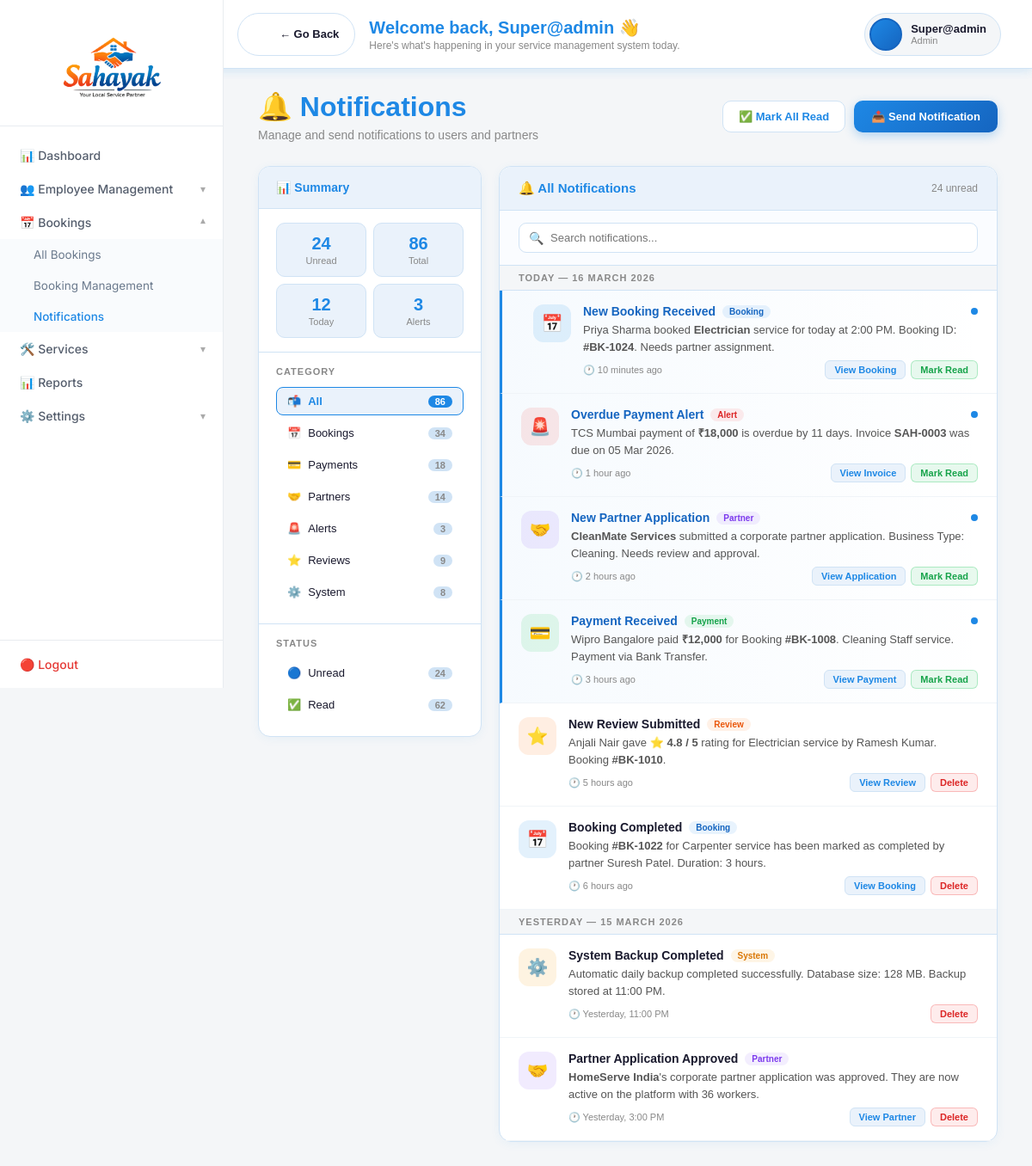
The app's page /notifications/ (signed in) with its own data.
### accounts/models.py (models this page shows)
class CustomUser(AbstractUser):
    ROLE_CHOICES = (
        ('admin', 'Admin'),
        ('manager', 'Manager'),
        ('staff',            'Staff'),
        ('corporate_partner', 'Corporate Partner'),
        ('solo_partner',      'Solo Partner'),
    )
    role = models.CharField(max_length=20, choices=ROLE_CHOICES)

### dashboard/views.py (the view)
# urls.py: path('notifications/', views.notifications, name='notifications'),
@login_required
def notifications(request):
    return render(request, 'dashboard/notifications.html')

### templates/dashboard/notifications.html (shortened to what this page needs)
{% extends 'layout/base.html' %}
{% block content %}
{% include 'layout/topbar.html' %}
<div class="page-header">
    <div>
        <h1>🔔 Notifications</h1>
        <p>Manage and send notifications to users and partners</p>
    </div>
    <div class="header-actions">
        <button class="btn-outline" onclick="markAllRead()">✅ Mark All Read</button>
        <button class="btn-primary" onclick="openModal()">📤 Send Notification</button>
    </div>
</div>
<div class="notif-layout">
    <div class="filter-panel">
        <div class="filter-panel-header">📊 Summary</div>
        <div class="notif-summary">
            <div class="summary-box">
                <div class="s-value">24</div>
                <div class="s-label">Unread</div>
            </div>
            <div class="summary-box">
                <div class="s-value">86</div>
                <div class="s-label">Total</div>
            </div>
            <div class="summary-box">
                <div class="s-value">12</div>
                <div class="s-label">Today</div>
            </div>
            <div class="summary-box">
                <div class="s-value">3</div>
                <div class="s-label">Alerts</div>
            </div>
        </div>
        <div class="filter-section">
            <div class="filter-section-title">Category</div>
            <div class="filter-cat active" onclick="filterNotif('all', this)">
                <span><span class="cat-icon">📬</span>All</span>
                <span class="filter-count">86</span>
            </div>
            <div class="filter-cat" onclick="filterNotif('booking', this)">
                <span><span class="cat-icon">📅</span>Bookings</span>
                <span class="filter-count">34</span>
            </div>
            <div class="filter-cat" onclick="filterNotif('payment', this)">
                <span><span class="cat-icon">💳</span>Payments</span>
                <span class="filter-count">18</span>
            </div>
            <div class="filter-cat" onclick="filterNotif('partner', this)">
                <span><span class="cat-icon">🤝</span>Partners</span>
                <span class="filter-count">14</span>
            </div>
            <div class="filter-cat" onclick="filterNotif('alert', this)">
                <span><span class="cat-icon">🚨</span>Alerts</span>
                <span class="filter-count">3</span>
            </div>
            <div class="filter-cat" onclick="filterNotif('review', this)">
                <span><span class="cat-icon">⭐</span>Reviews</span>
                <span class="filter-count">9</span>
            </div>
            <div class="filter-cat" onclick="filterNotif('system', this)">
                <span><span class="cat-icon">⚙️</span>System</span>
                <span class="filter-count">8</span>
            </div>
        </div>
        <div class="filter-section">
            <div class="filter-section-title">Status</div>
            <div class="filter-cat active-read" onclick="filterRead('unread', this)">
                <span><span class="cat-icon">🔵</span>Unread</span>
                <span class="filter-count">24</span>
            </div>
            <div class="filter-cat" onclick="filterRead('read', this)">
                <span><span class="cat-icon">✅</span>Read</span>
                <span class="filter-count">62</span>
            </div>
        </div>
    </div>
    <div>
        <div class="notif-card">
            <div class="notif-card-header">
                <h3>🔔 All Notifications</h3>
                <span style="font-size:12px;color:var(--muted);">24 unread</span>
            </div>
            <div class="search-bar">
                <div class="search-wrapper">
                    <span class="search-icon">🔍</span>
                    <input type="text" class="search-input"
                           placeholder="Search notifications..."
                           onkeyup="searchNotif(this.value)">
                </div>
            </div>
            <div class="date-group">Today — 16 March 2026</div>
            <div class="notif-item unread" data-cat="booking">
                <div class="notif-icon-wrap booking">📅</div>
                <div class="notif-body">
                    <div class="notif-top">
                        <span class="notif-title">New Booking Received</span>
                        <span class="notif-badge nb-booking">Booking</span>
                    </div>
                    <div class="notif-message">
                        Priya Sharma booked <strong>Electrician</strong> service for today at 2:00 PM. Booking ID: <strong>#BK-1024</strong>. Needs partner assignment.
                    </div>
                    <div class="notif-footer">
                        <span class="notif-time">🕐 10 minutes ago</span>
                        <div class="notif-actions">
                            <button class="btn-notif btn-notif-view">View Booking</button>
                            <button class="btn-notif btn-notif-mark" onclick="markRead(this)">Mark Read</button>
                        </div>
                    </div>
                </div>
                <div class="unread-dot"></div>
            </div>
            <div class="notif-item unread" data-cat="alert">
                <div class="notif-icon-wrap alert">🚨</div>
                <div class="notif-body">
                    <div class="notif-top">
                        <span class="notif-title">Overdue Payment Alert</span>
                        <span class="notif-badge nb-alert">Alert</span>
                    </div>
                    <div class="notif-message">
                        TCS Mumbai payment of <strong>₹18,000</strong> is overdue by 11 days. Invoice <strong>SAH-0003</strong> was due on 05 Mar 2026.
                    </div>
                    <div class="notif-footer">
                        <span class="notif-time">🕐 1 hour ago</span>
                        <div class="notif-actions">
                            <button class="btn-notif btn-notif-view">View Invoice</button>
                            <button class="btn-notif btn-notif-mark" onclick="markRead(this)">Mark Read</button>
                        </div>
                    </div>
                </div>
                <div class="unread-dot"></div>
            </div>
            <div class="notif-item unread" data-cat="partner">
                <div class="notif-icon-wrap partner">🤝</div>
                <div class="notif-body">
                    <div class="notif-top">
                        <span class="notif-title">New Partner Application</span>
                        <span class="notif-badge nb-partner">Partner</span>
                    </div>
                    <div class="notif-message">
                        <strong>CleanMate Services</strong> submitted a corporate partner application. Business Type: Cleaning. Needs review and approval.
                    </div>
                    <div class="notif-footer">
                        <span class="notif-time">🕐 2 hours ago</span>
                        <div class="notif-actions">
                            <button class="btn-notif btn-notif-view">View Application</button>
                            <button class="btn-notif btn-notif-mark" onclick="markRead(this)">Mark Read</button>
                        </div>
                    </div>
                </div>
                <div class="unread-dot"></div>
            </div>
            <div class="notif-item unread" data-cat="payment">
                <div class="notif-icon-wrap payment">💳</div>
                <div class="notif-body">
                    <div class="notif-top">
                        <span class="notif-title">Payment Received</span>
                        <span class="notif-badge nb-payment">Payment</span>
                    </div>
                    <div class="notif-message">
                        Wipro Bangalore paid <strong>₹12,000</strong> for Booking <strong>#BK-1008</strong>. Cleaning Staff service. Payment via Bank Transfer.
                    </div>
                    <div class="notif-footer">
                        <span class="notif-time">🕐 3 hours ago</span>
                        <div class="notif-actions">
                            <button class="btn-notif btn-notif-view">View Payment</button>
                            <button class="btn-notif btn-notif-mark" onclick="markRead(this)">Mark Read</button>
                        </div>
                    </div>
                </div>
                <div class="unread-dot"></div>
            </div>
            <div class="notif-item" data-cat="review">
                <div class="notif-icon-wrap review">⭐</div>
                <div class="notif-body">
                    <div class="notif-top">
                        <span class="notif-title">New Review Submitted</span>
                        <span class="notif-badge nb-review">Review</span>
                    </div>
                    <div class="notif-message">
                        Anjali Nair gave <strong>⭐ 4.8 / 5</strong> rating for Electrician service by Ramesh Kumar. Booking <strong>#BK-1010</strong>.
                    </div>
                    <div class="notif-footer">
                        <span class="notif-time">🕐 5 hours ago</span>
                        <div class="notif-actions">
                            <button class="btn-notif btn-notif-view">View Review</button>
                            <button class="btn-notif btn-notif-delete" onclick="deleteNotif(this)">Delete</button>
                        </div>
                    </div>
                </div>
            </div>
            <div class="notif-item" data-cat="booking">
                <div class="notif-icon-wrap booking">📅</div>
                <div class="notif-body">
                    <div class="notif-top">
                        <span class="notif-title">Booking Completed</span>
                        <span class="notif-badge nb-booking">Booking</span>
                    </div>
                    <div class="notif-message">
                        Booking <strong>#BK-1022</strong> for Carpenter service has been marked as completed by partner Suresh Patel. Duration: 3 hours.
                    </div>
                    <div class="notif-footer">
                        <span class="notif-time">🕐 6 hours ago</span>
                        <div class="notif-actions">
                            <button class="btn-notif btn-notif-view">View Booking</button>
                            <button class="btn-notif btn-notif-delete" onclick="deleteNotif(this)">Delete</button>
                        </div>
                    </div>
                </div>
            </div>
            <div class="date-group">Yesterday — 15 March 2026</div>
            <div class="notif-item" data-cat="system">
                <div class="notif-icon-wrap system">⚙️</div>
                <div class="notif-body">
                    <div class="notif-top">
                        <span class="notif-title">System Backup Completed</span>
                        <span class="notif-badge nb-system">System</span>
                    </div>
                    <div class="notif-message">
                        Automatic daily backup completed successfully. Database size: 128 MB. Backup stored at 11:00 PM.
                    </div>
                    <div class="notif-footer">
                        <span class="notif-time">🕐 Yesterday, 11:00 PM</span>
                        <div class="notif-actions">
                            <button class="btn-notif btn-notif-delete" onclick="deleteNotif(this)">Delete</button>
                        </div>
                    </div>
                </div>
            </div>
            <div class="notif-item" data-cat="partner">
                <div class="notif-icon-wrap partner">🤝</div>
                <div class="notif-body">
                    <div class="notif-top">
                        <span class="notif-title">Partner Application Approved</span>
                        <span class="notif-badge nb-partner">Partner</span>
                    </div>
                    <div class="notif-message">
                        <strong>HomeServe India</strong>'s corporate partner application was approved. They are now active on the platform with 36 workers.
                    </div>
                    <div class="notif-footer">
                        <span class="notif-time">🕐 Yesterday, 3:00 PM</span>
                        <div class="notif-actions">
                            <button class="btn-notif btn-notif-view">View Partner</button>
                            <button class="btn-notif btn-notif-delete" onclick="deleteNotif(this)">Delete</button>
                        </div>
                    </div>
                </div>
            </div>
        </div>
    </div>
</div>
{% endblock %}

### templates/layout/topbar.html (shortened to what this page needs)
{% load static %}
<div class="topbar">
    <div class="topbar-left">
        {% if not hide_back %}
        <a class="back-pill" onclick="history.back()">
            <div class="back-icon">&#8592;</div>
            <div class="back-label">← Go Back</div>
        </a>
        {% endif %}
        <div class="topbar-text">
            <div class="topbar-title">
                Welcome back, {{ request.user.first_name|default:request.user.username }} 👋
            </div>
            <div class="topbar-sub">
                Here's what's happening in your service management system today.
            </div>
        </div>
    </div>
    <div class="topbar-right">
        <div class="profile-pill" onclick="toggleDropdownMenu(event)">
            {% if request.user.profile_photo %}
                <img src="{{ request.user.profile_photo.url }}"
                     alt="Profile" class="profile-pic">
            {% else %}
                <div class="profile-initials">
                </div>
            {% endif %}
            <div class="profile-info">
                <div class="profile-name">
                    {{ request.user.get_full_name|default:request.user.username }}
                </div>
                <div class="profile-role">
                    {{ request.user.role|default:"Admin"|capfirst }}
                </div>
            </div>
        </div>
    </div>
</div>

### records on screen
CustomUser: user.first_name "Super@admin", user.get_full_name "Super@admin", user.role "Admin"
